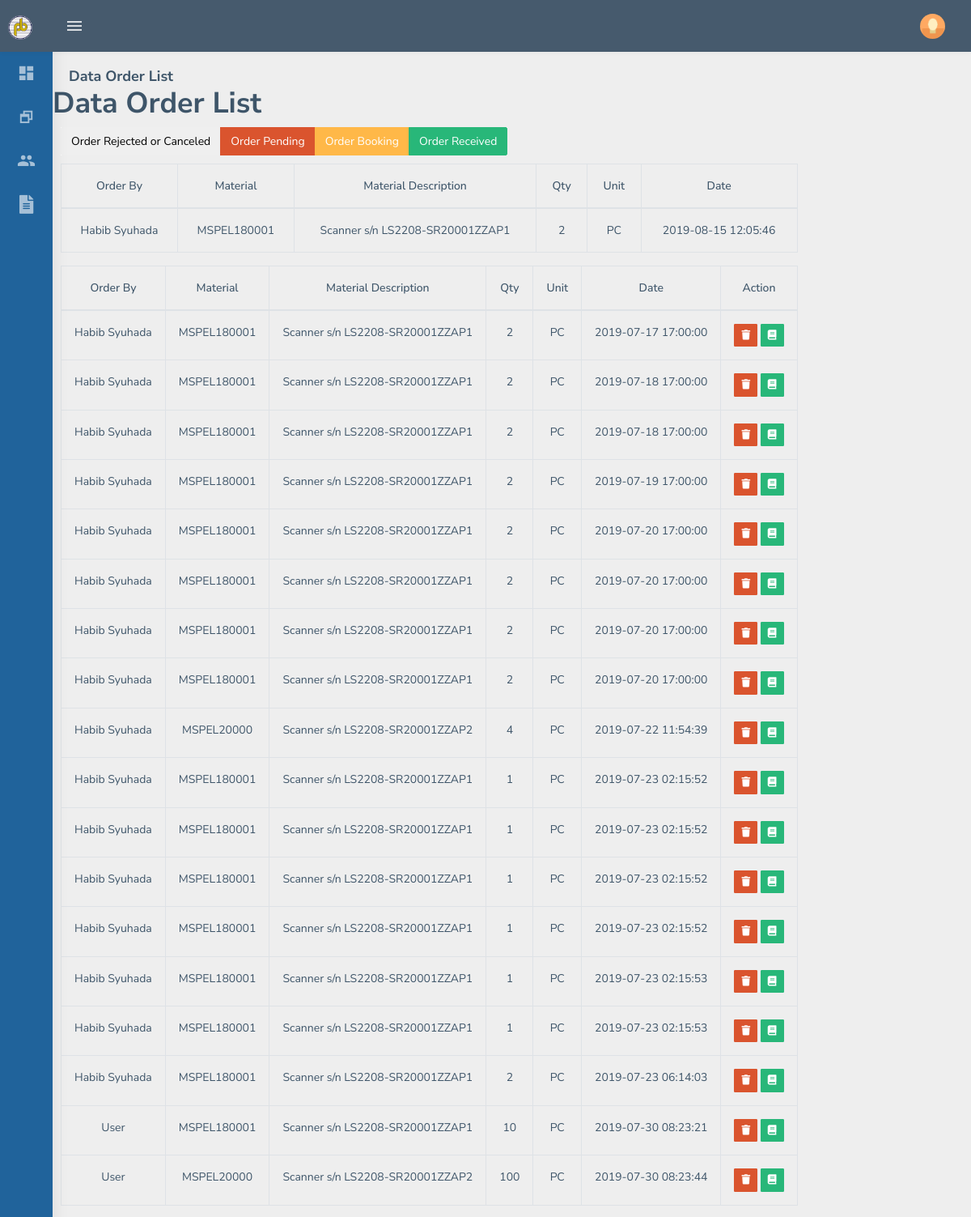
The page /page/order_list.php (upper part) on the database its author committed.
### tables this page shows
CREATE TABLE `t_order` (
  `id` int(11) NOT NULL,
  `order_by` varchar(20) NOT NULL,
  `material` varchar(20) NOT NULL,
  `qty` int(11) NOT NULL,
  `status` varchar(20) NOT NULL,
  `date_created` timestamp NOT NULL DEFAULT CURRENT_TIMESTAMP,
  `date_pending` timestamp NOT NULL DEFAULT CURRENT_TIMESTAMP,
  `date_booking` timestamp NOT NULL DEFAULT '0000-00-00 00:00:00',
  `date_receive` timestamp NOT NULL DEFAULT '0000-00-00 00:00:00',
  `notif` int(11) NOT NULL,
  `date_deleted` datetime NOT NULL,
  `deleted` int(11) NOT NULL
);

### page/order_list.php (the view, shortened to what this page needs)
<?php
  require_once('../config/config.php');
  $metaTitle = 'Data Order List';
  if($_SESSION['role'] == 'User'){
    $query0 = mysqli_query($conn, "SELECT * FROM v_order_list WHERE deleted = '1' AND order_by = '".$_SESSION['id']."' ORDER BY date_deleted ASC") or die("Error description: " . mysqli_error($conn));
    $query1 = mysqli_query($conn, "SELECT * FROM v_order_list WHERE status = 'Pending' AND order_by = '".$_SESSION['id']."' AND deleted = 0 ORDER BY date_pending ASC") or die("Error description: " . mysqli_error($conn));
    $query2 = mysqli_query($conn, "SELECT * FROM v_order_list WHERE status = 'Booking' AND order_by = '".$_SESSION['id']."' AND deleted = 0 ORDER BY date_booking ASC") or die("Error description: " . mysqli_error($conn));
    $query3 = mysqli_query($conn, "SELECT * FROM v_order_list WHERE status = 'Received' AND order_by = '".$_SESSION['id']."' AND deleted = 0 ORDER BY date_receive DESC LIMIT 100") or die("Error description: " . mysqli_error($conn));
  }
  else{
    $query0 = mysqli_query($conn, "SELECT * FROM v_order_list WHERE deleted = '1' ORDER BY date_deleted ASC") or die("Error description: " . mysqli_error($conn));
    $query1 = mysqli_query($conn, "SELECT * FROM v_order_list WHERE status = 'Pending' AND deleted = 0 ORDER BY date_pending ASC") or die("Error description: " . mysqli_error($conn));
  }
?>
<?php include('../header.php'); ?>
<?php include('../topbar.php'); ?>
<?php include('../sidebar.php'); ?>
  <div class="content-wrapper">
    <section class="content-header">
      <h1>
        <?php echo $metaTitle ?>
      </h1>
    </section>
    <section class="content container-fluid">
      <div class="btn-group btn-group-justified" role="group" aria-label="..." style="background: white">
        <div class="btn-group" role="group" data-target="#myCarousel" data-slide-to="0">
          <button type="button" class="btn bg-black">Order Rejected or Canceled</button>
        </div>
        <div class="btn-group" role="group" data-target="#myCarousel" data-slide-to="1">
          <button type="button" class="btn btn-danger">Order Pending</button>
        </div>
        <div class="btn-group" role="group" data-target="#myCarousel" data-slide-to="2">
          <button type="button" class="btn btn-warning" >Order Booking</button>
        </div>
        <div class="btn-group" role="group" data-target="#myCarousel" data-slide-to="3">
          <button type="button" class="btn btn-success">Order Received</button>
        </div>
      </div>
      <br>
      <div class="row">
        <div class="col-xs-12">
          <div class="box box-success">
            <div class="box-body">
              <div id="myCarousel" class="carousel slide">
                <div class="carousel-inner">
                  <div class="item <?php echo (isset($_GET['rejected']) ? 'active' : '') ?>">
                    <table class="table table-bordered table-hover dataTables text-center">
                      <thead>
                        <tr>
                          <th>Order By</th>
                          <th>Material</th>
                          <th>Material Description</th>
                          <th>Qty</th>
                          <th>Unit</th>
                          <th>Date</th>
                        </tr>
                      </thead>
                      <tbody>
                        <?php while($data = mysqli_fetch_array($query0)): ?>
                        <tr>
                          <td><?php echo $data['name'] ?></td>
                          <td><?php echo $data['material'] ?></td>
                          <td><?php echo $data['material_description'] ?></td>
                          <td><?php echo $data['qty'] ?></td>
                          <td><?php echo $data['unit'] ?></td>
                          <td><?php echo $data['date_deleted'] ?></td>
                        </tr>
                        <?php endwhile; ?>
                      </tbody>
                     </table>
                  </div>
                  <div class="item <?php echo (isset($_GET['pending']) || (!isset($_GET['booking']) && !isset($_GET['received'])) ? 'active' : '') ?>">
                    <table class="table table-bordered table-hover dataTables text-center">
                      <thead>
                        <tr>
                          <th>Order By</th>
                          <th>Material</th>
                          <th>Material Description</th>
                          <th>Qty</th>
                          <th>Unit</th>
                          <th>Date</th>
                          <th>Action</th>
                        </tr>
                      </thead>
                      <tbody>
                        <?php while($data = mysqli_fetch_array($query1)): ?>
                        <tr>
                          <td><?php echo $data['name'] ?></td>
                          <td><?php echo $data['material'] ?></td>
                          <td><?php echo $data['material_description'] ?></td>
                          <td><?php echo $data['qty'] ?></td>
                          <td><?php echo $data['unit'] ?></td>
                          <td><?php echo $data['date_pending'] ?></td>
                          <td>
                            <?php if($_SESSION['role'] != 'User'): ?>
                              <a href="order_delete.php?id=<?php echo $data['id'] ?>" onclick="return confirm('Are you sure?')" class="btn btn-flat btn-sm btn-danger" title="Delete"><i class="fa fa-trash"></i></a>
                              <a href="order_status.php?id=<?php echo $data['id'] ?>&s=Booking" class="btn btn-flat btn-sm btn-success" title="Booking"><i class="fa fa-book"></i></a>
                            <?php else: ?>
                              <a href="order_delete.php?id=<?php echo $data['id'] ?>" onclick="return confirm('Are you sure?')" class="btn btn-flat btn-sm btn-danger" title="Delete"><i class="fa fa-times"></i></a>
                            <?php endif; ?>
                          </td>
                        </tr>
                        <?php endwhile; ?>
                      </tbody>
                     </table>
                  </div>
                </div>
              </div>
            </div>
          </div>
        </div>
      </div>
    </section>
  </div>
<?php include('../footer.php'); ?>
</body>
</html>

### rows shown on the page
t_order: name "Habib Syuhada", material "MSPEL180001", material_description "Scanner s/n LS2208-SR20001ZZAP1", qty "2", unit "PC", date_deleted "2019-08-15 12:05:46"
t_order: name "Habib Syuhada", material "MSPEL180001", material_description "Scanner s/n LS2208-SR20001ZZAP1", qty "2", unit "PC", date_pending "2019-07-17 17:00:00"
t_order: name "Habib Syuhada", material "MSPEL180001", material_description "Scanner s/n LS2208-SR20001ZZAP1", qty "2", unit "PC", date_pending "2019-07-18 17:00:00"
t_order: name "Habib Syuhada", material "MSPEL180001", material_description "Scanner s/n LS2208-SR20001ZZAP1", qty "2", unit "PC", date_pending "2019-07-18 17:00:00"
t_order: name "Habib Syuhada", material "MSPEL180001", material_description "Scanner s/n LS2208-SR20001ZZAP1", qty "2", unit "PC", date_pending "2019-07-19 17:00:00"
t_order: name "Habib Syuhada", material "MSPEL180001", material_description "Scanner s/n LS2208-SR20001ZZAP1", qty "2", unit "PC", date_pending "2019-07-20 17:00:00"
t_order: name "Habib Syuhada", material "MSPEL180001", material_description "Scanner s/n LS2208-SR20001ZZAP1", qty "2", unit "PC", date_pending "2019-07-20 17:00:00"
t_order: name "Habib Syuhada", material "MSPEL180001", material_description "Scanner s/n LS2208-SR20001ZZAP1", qty "2", unit "PC", date_pending "2019-07-20 17:00:00"
t_order: name "Habib Syuhada", material "MSPEL180001", material_description "Scanner s/n LS2208-SR20001ZZAP1", qty "2", unit "PC", date_pending "2019-07-20 17:00:00"
t_order: name "Habib Syuhada", material "MSPEL20000", material_description "Scanner s/n LS2208-SR20001ZZAP2", qty "4", unit "PC", date_pending "2019-07-22 11:54:39"
t_order: name "Habib Syuhada", material "MSPEL180001", material_description "Scanner s/n LS2208-SR20001ZZAP1", qty "1", unit "PC", date_pending "2019-07-23 02:15:52"
t_order: name "Habib Syuhada", material "MSPEL180001", material_description "Scanner s/n LS2208-SR20001ZZAP1", qty "1", unit "PC", date_pending "2019-07-23 02:15:52"
t_order: name "Habib Syuhada", material "MSPEL180001", material_description "Scanner s/n LS2208-SR20001ZZAP1", qty "1", unit "PC", date_pending "2019-07-23 02:15:52"
t_order: name "Habib Syuhada", material "MSPEL180001", material_description "Scanner s/n LS2208-SR20001ZZAP1", qty "1", unit "PC", date_pending "2019-07-23 02:15:52"
t_order: name "Habib Syuhada", material "MSPEL180001", material_description "Scanner s/n LS2208-SR20001ZZAP1", qty "1", unit "PC", date_pending "2019-07-23 02:15:53"
t_order: name "Habib Syuhada", material "MSPEL180001", material_description "Scanner s/n LS2208-SR20001ZZAP1", qty "1", unit "PC", date_pending "2019-07-23 02:15:53"
t_order: name "Habib Syuhada", material "MSPEL180001", material_description "Scanner s/n LS2208-SR20001ZZAP1", qty "2", unit "PC", date_pending "2019-07-23 06:14:03"
t_order: name "User", material "MSPEL180001", material_description "Scanner s/n LS2208-SR20001ZZAP1", qty "10", unit "PC", date_pending "2019-07-30 08:23:21"
t_order: name "User", material "MSPEL20000", material_description "Scanner s/n LS2208-SR20001ZZAP2", qty "100", unit "PC", date_pending "2019-07-30 08:23:44"

### other values the page prints
$metaTitle "Data Order List"
